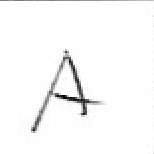
#> input picture alle_buchstaben/A/Thomas (100).png, 154 x 154 px, found by its file name; its folder holds only this picture in this run
$ python Numpy_umwandler.py
#> lines starting #> are read from the running program, lines starting #| are printed output that depends on the picture
import os
import cv2
import numpy as np


def prepare_data(folder, image_size=28):
#> called with image_size = 28
    images = []
    labels = []
    label_dict = {}  # Dictionary zur Speicherung der Label-Zuordnung

    # Durch alle Unterordner iterieren
    for idx, subfolder in enumerate(sorted(os.listdir(folder))):
        subfolder_path = os.path.join(folder, subfolder)

        if os.path.isdir(subfolder_path):
            label_dict[idx] = subfolder  # Speichere die Label-Zuordnung

            for filename in sorted(os.listdir(subfolder_path)):
                filepath = os.path.join(subfolder_path, filename)

                if os.path.isfile(filepath):
                    # Bild einlesen und in Graustufen konvertieren
                    image = cv2.imread(filepath, cv2.IMREAD_GRAYSCALE)
#> image is the input picture: shape (154, 154); min 0, max 255, mean 248.6

                    # Bild skalieren auf das richtige Format
                    resized_img = cv2.resize(image, (image_size, image_size))
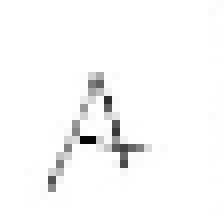
#> resized_img: shape (28, 28) (shown 8 times larger); min 5, max 255, mean 249

                    # Normalisieren (Werte zwischen 0 und 1)
                    normalized_img = resized_img / 255.0

                    # Falls CNN: Kanal hinzufÃ¼gen (Height, Width, 1)
                    normalized_img = normalized_img.reshape(image_size, image_size, 1)

                    images.append(normalized_img)
                    labels.append(idx)  # Verwenden des Index als Label
#> pass 2 of the loop in prepare_data, `for idx, subfolder in enumerate(sorted(os.listdir(folder))):`:
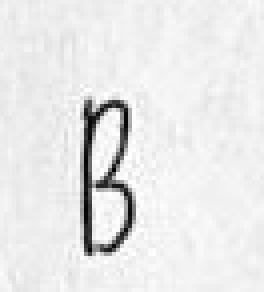
#> input picture alle_buchstaben/B/ErdemB2.png, 66 x 73 px, found by its file name (shown 4 times larger)
#> in prepare_data, image is the input picture: shape (73, 66); min 1, max 255, mean 231.8
#> in prepare_data, `resized_img = cv2.resize(image, (image_size, image_size))`:
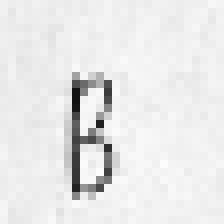
#> resized_img: shape (28, 28) (shown 8 times larger); min 18, max 252, mean 231.7

    # Konvertiere in NumPy-Arrays
    images_array = np.array(images, dtype=np.float32)
    labels_array = np.array(labels, dtype=np.int32)  # Flaches Array

    # Speichern der Dateien
    np.save("Bilder.npy", images_array)
    np.save("labels.npy", labels_array)
    np.save("label_dict.npy", label_dict)  # Speichern der Label-Zuordnung

    print(f"Daten gespeichert: {len(images)} Bilder verarbeitet.")
    print(f"Shape der Bilder: {images_array.shape}")  # Debug-Info
#| Shape der Bilder: (3, 28, 28, 1)
    print(f"Shape der Labels: {labels_array.shape}")  # Debug-Info
#| Shape der Labels: (3,)
    print(f"Label-Zuordnung: {label_dict}")

    return images_array, labels_array, label_dict


folder_path = r"C:\1BHELHTLInn\4BHEL\KISY_Korber\Tensaflow\Alphabet_recognizer\alle_buchstaben"
images, labels, label_dict = prepare_data(folder_path, image_size=28)
